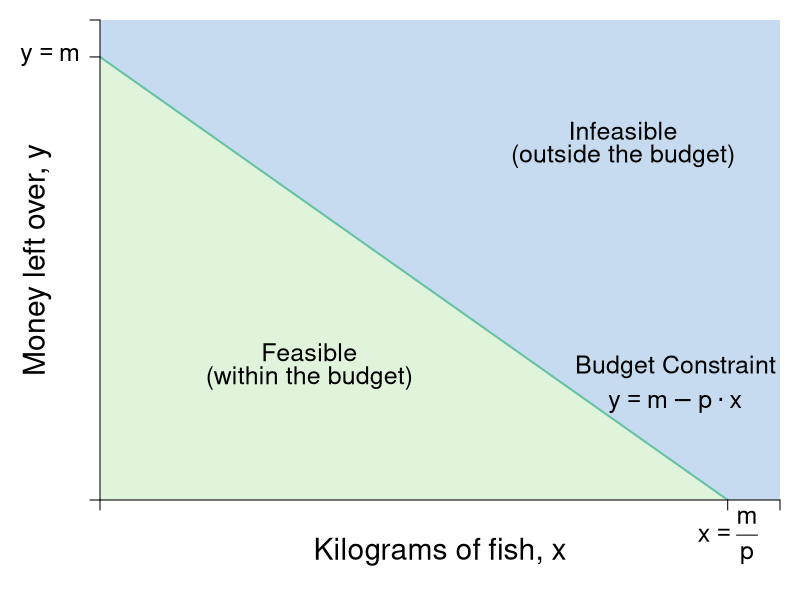

The R script that drew this image:
require(shape)
pdf(file = "constrained_optimization/budget_basic_init.pdf", width = 9, height = 7)

#Set parameters for graphics
pointsize <- 1.8
axislabelsize <- 1.8
labelsize <- 1.5
namesize <- 1.8
annotatesize <- 1.5
graphlinewidth <- 2
segmentlinewidth <- 1.5


COL <- c("#7fc97f", "#beaed4", "#fdc086", "#ffff99", "#386cb0", "#f0027f", "#bf5b17", "#666666")
COLA <- c("#e0f3db", "#99d8c9","#66c2a4","#41ae76", "#238b45", "#005824")
COLB <- c("#c6dbef", "#4eb3d3", "#2b8cbe", "#0868ac","#084081")

#Edited the margins to cater for the larger LHS labels
par(mar =  c(5, 5, 1, 1))

mrsA <- function(x, rmax = 10, xmax = 20) {
  rmax - (rmax/xmax)*x
}


uA <- function(x, y, rmax = 2, xmax = 12) {
  y + rmax*x - (1/2)*(rmax/xmax)*x^2
}

indiffA1 <- function(x, uA = 10, rmax = 2.5, xmax = 10) {
  uA - rmax*x + (1/2)*(rmax/xmax)*(x^2)
}


bcA <- function(x, w = 20, p = 2) {
  w - p*x
}


xlims <- c(0, 13)
ylims <- c(0, 13)

npts <- 501 
x <- seq(xlims[1], xlims[2], length.out = npts)
y <- seq(ylims[1], ylims[2], length.out = npts) 
a <- c(13, 15, 17)

plot(0, 0, xlim = xlims, ylim = ylims, type = "n",
     xlab = expression(paste("")),
     ylab = expression(paste("")), 
     xaxt = "n", 
     yaxt = "n", 
     cex.lab = axislabelsize, 
     bty = "n",
     xaxs = "i", 
     yaxs = "i")

# ticksy <- seq(from = 0, to = ylims[2], by = 2)
# ylabels <- seq(from = 0, to = ylims[2], by = 2)
# ticksx <- seq(from = 0, to = xlims[2], by = 2)
# xlabels <- seq(from = 0, to = xlims[2], by = 2)
ticksy <- c(0, 12, ylims[2])
ylabels <- c(NA, expression(paste(y == m )), NA)
ticksx <- c(0, 12, xlims[2])
xlabels <- c(NA, NA, NA)


npts <- 500 
xx1 <- seq(xlims[1], xlims[2], length.out = npts)

xpoly1 <- c(0, 0, 12, 0)
ypoly1 <- c(0, 12, 0, 0)
polygon(x = xpoly1, y = ypoly1, col = COLA[1], density=NULL, border = NA)
xpoly2 <- c(0, 0, 13, 13, 12, 0)
ypoly2 <- c(12, 13, 13, 0, 0, 12)
polygon(x = xpoly2, y = ypoly2, col = COLB[1], density=NULL, border = NA)

lines(xx1, bcA(xx1, w = 12, p = 1), col = COLA[3], lwd = graphlinewidth)

text(0.5*xlims[2], -1.4,  expression(paste("Kilograms of fish, ", x)), xpd = TRUE, cex = axislabelsize) 
text(-1.2, 0.5*ylims[2], expression(paste("Money left over, ", y)), xpd = TRUE, cex = axislabelsize, srt = 90) 

text(4, 4, expression("Feasible"), cex = annotatesize)
text(4, 3.3, expression("(within the budget)"), cex = annotatesize)
text(10, 10, expression("Infeasible"), cex = annotatesize)
text(10, 9.3, expression("(outside the budget)"), cex = annotatesize)
#text(7.3, 2.5, expression("Curve"))
#Arrows(7.3, 3.5, 7.3, 6.1, col = "black", lty = 1, lwd = 2, arr.type = "triangle", arr.lwd = 0.5)

#Label the iso-welfare functions for the HG, Aisha
#text(4, 1.5, expression(bc[px]))
#text(7.5, 1.5, expression(bc[px]))
text(11, 3.6, expression("Budget Constraint"), cex = annotatesize)
text(11, 2.6, expression(paste(y == m - p%.%x)), cex = annotatesize)


axis(1, at = ticksx, pos = 0, labels = xlabels, cex.axis = labelsize)
axis(2, at = ticksy, pos = 0, labels = ylabels, las = 1, cex.axis = labelsize)

text(12, -1, expression(paste(x == frac(m, p) )), cex = labelsize, xpd = TRUE)


dev.off()
